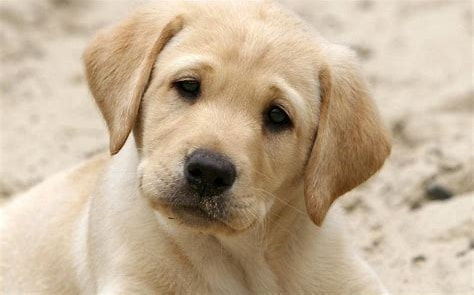
#> input picture Stage4/dog.jpg, 474 x 295 px
$ jupyter execute --allow-errors '图像的基本变换.ipynb'
#> lines starting #> are read from the running program, lines starting #| are printed output that depends on the picture; after the words box and inside, x2 and y2 are one past the last pixel; in counts of white or black regions, pixels touching at a corner belong together
# 图像的放大和缩小

[cell 1]
import cv2
import numpy as np

dog = cv2.imread('./dog.jpg')
#> dog is the input picture: shape (295, 474, 3); mean B, G, R 151.3, 176.3, 195.8
cat = cv2.imread('./cat.jpg')
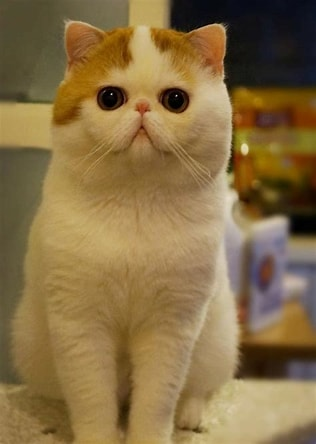
#> input picture Stage4/cat.jpg, 316 x 444 px
#> cat is the input picture: shape (444, 316, 3); mean B, G, R 68.4, 110.8, 135.3

print(dog.shape)
#| (295, 474, 3)
print(cat.shape)
#| (444, 316, 3)

# 把猫缩放成和狗一样大
new_cat = cv2.resize(cat, (474, 295))
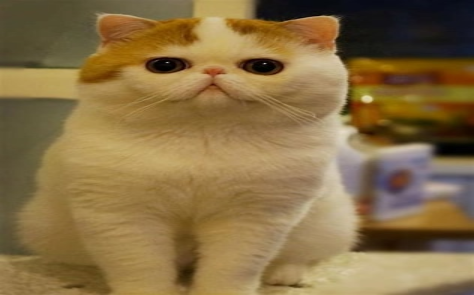
#> new_cat: shape (295, 474, 3); mean B, G, R 68.3, 110.6, 135.2
print(new_cat.shape)
#| (295, 474, 3)

# 能hstack融合在一起说明二者的图像尺寸相同
cv2.imshow('new_cat', np.hstack((dog, new_cat)))
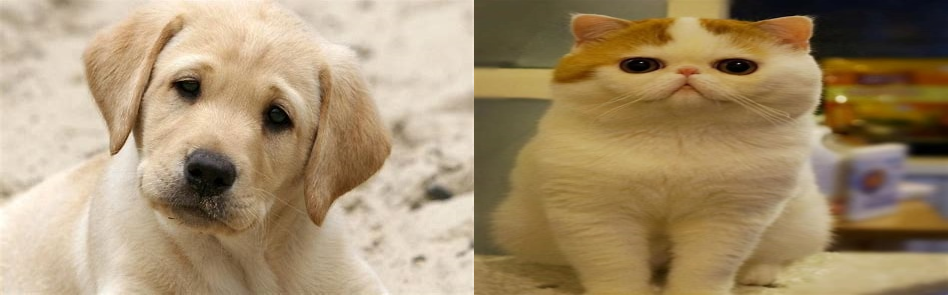
#> window 'new_cat': shape (295, 948, 3); mean B, G, R 109.8, 143.5, 165.5
cv2.imshow('cat', cat)

cv2.waitKey(0)
cv2.destroyAllWindows()

[cell 2]
import cv2
import numpy as np

dog = cv2.imread('./dog.jpg')

new_dog1 = cv2.resize(dog, (640, 480), interpolation=cv2.INTER_NEAREST)
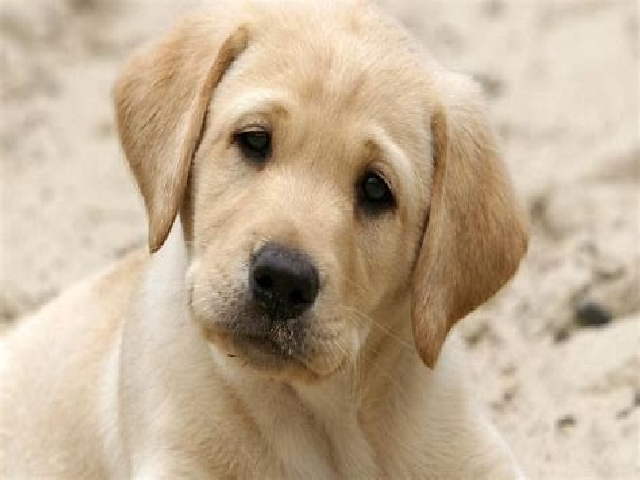
#> new_dog1: shape (480, 640, 3); mean B, G, R 151.3, 176.4, 195.8
new_dog2 = cv2.resize(dog, (640, 480), interpolation=cv2.INTER_LINEAR) # 默认效果
new_dog3 = cv2.resize(dog, (640, 480), interpolation=cv2.INTER_CUBIC)
new_dog4 = cv2.resize(dog, (640, 480), interpolation=cv2.INTER_AREA)

# 还可以按照x、y轴的比例进行缩放
new_dog5 = cv2.resize(dog, dsize=None, fx = 0.5, fy = 0.5)
print(new_dog5.shape)
#| (148, 237, 3)

#> (the rest of this cell did not finish here and is left out)

## 练习

[cell 3]
# 设计一张logo图片
# 规划自己的logo放在哪个位置，在添加的位置变成黑色
# 利用add方法，把logo和图片叠加到一起

import cv2
import numpy as np

dog = cv2.imread('dog.jpg')

# 创建logo
logo = np.zeros((200, 200, 3), np.uint8)

# 绘制logo
logo[20:120, 20:120] = [0, 0, 255]
logo[80:180, 80:180] = [0, 255, 0]

# 掩码
mask = np.zeros((200, 200), np.uint8)
mask[20:120, 20:120] = 255
mask[80:180, 80:180] = 255

# cv2.imshow('mask', mask)
m = cv2.bitwise_not(mask)
# cv2.imshow('m', m)

# 选择图片添加logo的位置
roi = dog[0:200, 0:200]
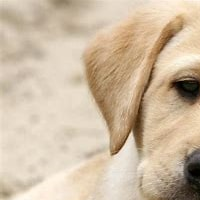
#> roi: shape (200, 200, 3); mean B, G, R 163.5, 187.4, 206.3

# rou与m进行与操作
tmp = cv2.bitwise_and(roi, roi, mask=m)
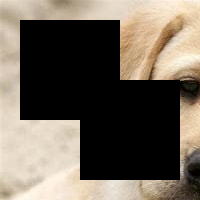
#> tmp: shape (200, 200, 3); mean B, G, R 89.3, 101.7, 111.4
# cv2.imshow('tmp', tmp)

dst = cv2.add(tmp, logo)
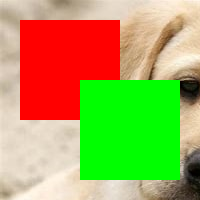
#> dst: shape (200, 200, 3); mean B, G, R 89.3, 165.4, 164.9

# 在图片上面还原
dog[:200, :200] = dst
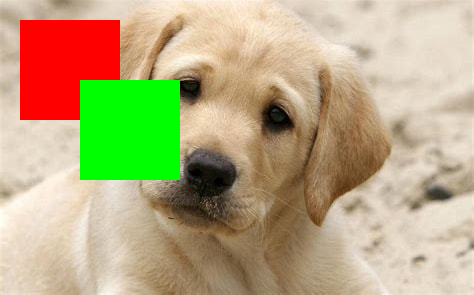
#> dog: shape (295, 474, 3); 13.16% of pixels changed, all inside (x1, y1, x2, y2) = (20, 20, 180, 180)

# cv2.imshow('dst', dst)

# cv2.imshow('logo', logo)
cv2.imshow('dog', dog)
cv2.waitKey(0)
cv2.destroyAllWindows()

## 图像的翻转

[cell 4]
# flip
import cv2
import numpy as np

dog = cv2.imread('./dog.jpg')

# flip=0表示上下翻转
# flip>0表示左右翻转
# flip<0表示上下左右翻转
new_dog = cv2.flip(dog, 0)
# new_dog = dog[::-1,::-1]

cv2.imshow('dog', np.hstack((dog, new_dog)))
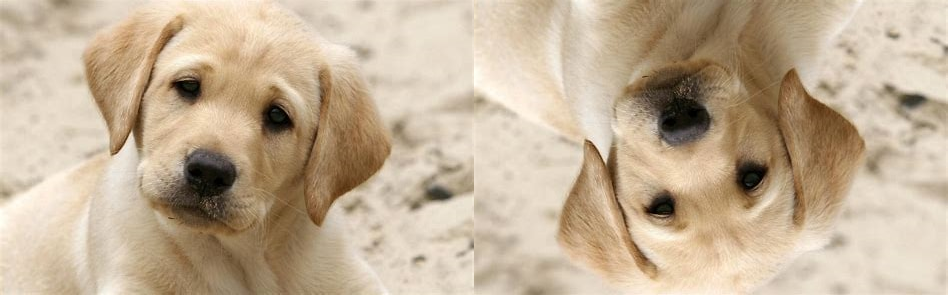
#> window 'dog': shape (295, 948, 3); mean B, G, R 151.3, 176.3, 195.8

cv2.waitKey(0)
cv2.destroyAllWindows()

## 图像的旋转

[cell 5]
# rotate
import cv2
import numpy as np

dog = cv2.imread('./dog.jpg')

new_dog = cv2.rotate(dog, rotateCode=cv2.ROTATE_90_CLOCKWISE)
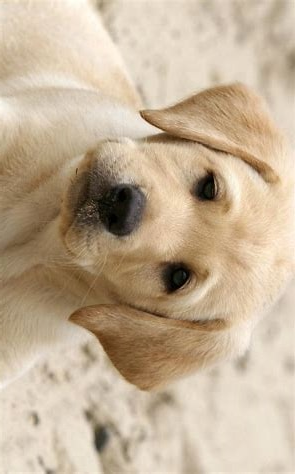
#> new_dog: shape (474, 295, 3); mean B, G, R 151.3, 176.3, 195.8

cv2.imshow('dog', new_dog)

cv2.waitKey(0)
cv2.destroyAllWindows()
